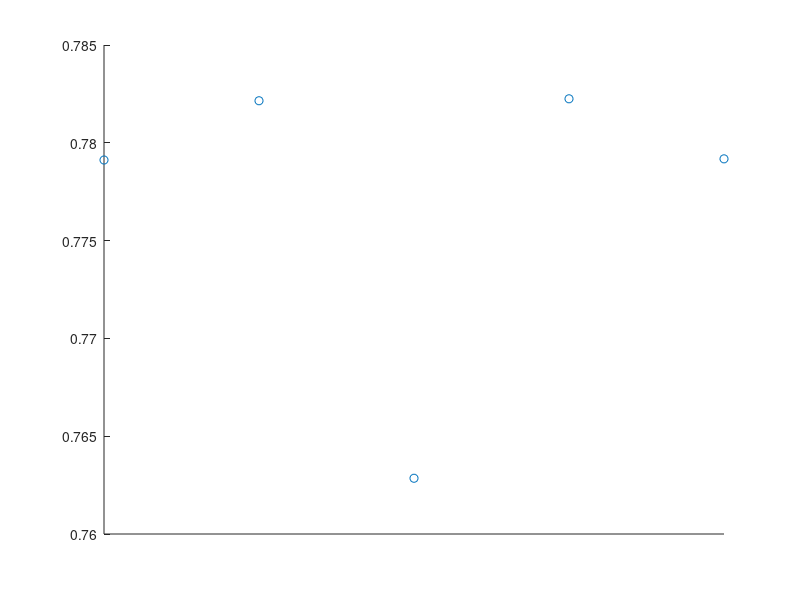

This chart was generated by the following MATLAB code:
x = [0, 10, 20, 30, 40];

y = [0.77912, 0.78215, 0.76285, 0.78225, 0.77918];

figure

scatter(x, y)
set(gcf,'unit','centimeters','position',[10 5 30 10])
set(gca,'xtick',[],'xticklabel',[])
set(gcf,'color',"white"); 

